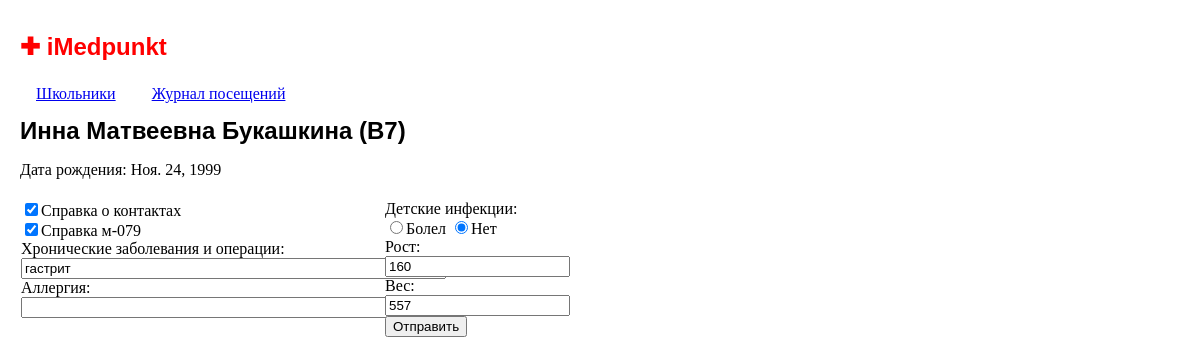
/student/3, run on an earlier commit of the app's database.
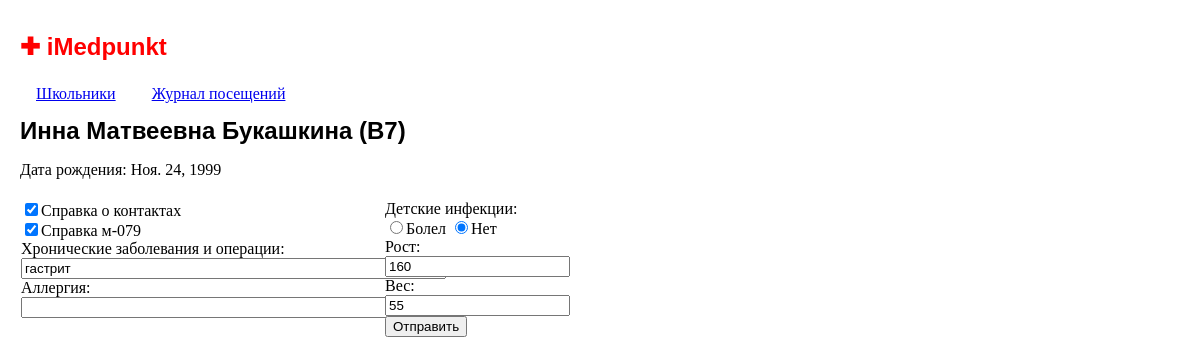
And on a later commit of the database.
### iMedpunkt/models.py (models this page shows, shortened)
class Student(models.Model):
    first_name = models.CharField(max_length=50, default='#')
    patronymic = models.CharField(max_length=50, default='#')
    last_name = models.CharField(max_length=50, default='#')
    birth_date = models.DateField()
    sex = models.CharField(max_length=1, default="?")
    group = models.CharField(max_length=50, default='#')
    home = models.CharField(max_length=50, default='#')
    height = models.IntegerField(default=0)
    weight = models.IntegerField(default=0)
    health = models.CharField(max_length=100, default='#')
    allergy = models.CharField(max_length=100, default='#')
    food = models.CharField(max_length=100, default='#')
    bolel = models.BooleanField(default=False)
    cert1 = models.BooleanField(default=False)
    cert2 = models.BooleanField(default=False)

### iMedpunkt/views.py (the view)
# urls.py: url(r'^student/(?P<student_id>\d+)$', student, name='student'),
def student(request, student_id):
    stud = Student.objects.get(pk=student_id)
    template = loader.get_template('student.html')
    context = RequestContext(request, {
        'stud': stud
    })
    return HttpResponse(template.render(context))

### iMedpunkt/templates/student.html (shortened to what this page needs)
{% extends "base.html" %}
{% block content %}
    <h1>{{ stud.first_name }} {{ stud.patronymic }} {{ stud.last_name }} ({{ stud.group }})</h1>
    <p>
        Дата рождения: {{ stud.birth_date }}
    </p>
    <form method="post" action={% url 'student_post' stud.id %}>
        <div id="leftcol">
            <label><input type="checkbox" name="cert1" {% if stud.cert1 %} checked {% endif %}>Справка о
                контактах</label>
            <br>
            <label><input type="checkbox" name="cert2" {% if stud.cert2 %} checked {% endif %}>Справка м-079</label>
            <br>
            Хронические заболевания и операции:<br>
            <input type="text" size="50" name="health" value="{{ stud.health }}"><br>
            Аллергия:<br>
            <input type="text" size="50" name="allergy" value="{{ stud.allergy }}"><br>
        </div>
        <div id="rightcol">
            Детские инфекции:<br>
            <label>
                <input name="bolel" type="radio" value="1"/>Болел
            </label>
            <label>
                <input name="bolel" type="radio" value="0" checked>Нет
            </label><br>
            Рост:<br>
            <input type="text" name="height" value={{ stud.height }}><br>
            Вес:<br>
            <input type="text" name="weight" value={{ stud.weight }}><br>
            <input type="submit" value="Отправить">
        </div>
    </form>
{% endblock %}

What changed in the data, as far as the page shows it:
changed Student "Инна": weight "557" → "55"
